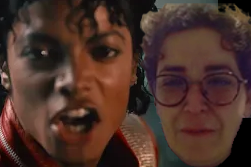
#> input picture images/Just Tami.png, 251 x 167 px; its folder holds only this picture in this run
$ python .py
#> lines starting #> are read from the running program, lines starting #| are printed output that depends on the picture
import cv2
import os

files = os.listdir('images')

for file in files:

    img = cv2.imread('images/'+file)
#> img is the input picture: shape (167, 251, 3); mean B, G, R 41.9, 50.2, 76.1
    gray = cv2.cvtColor(img,cv2.COLOR_BGR2GRAY)
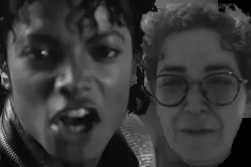
#> gray: shape (167, 251); min 0, max 230, mean 57

#> (the run stopped early here; a loop or call above may not have finished)

$ run again, on images/Tami zoom2.png
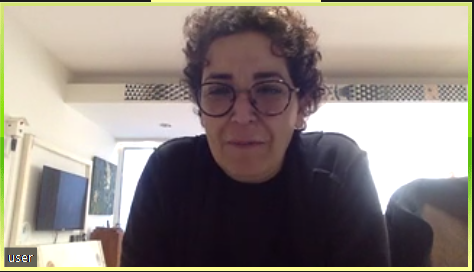
#> input picture images/Tami zoom2.png, 474 x 272 px
#> img is the input picture: shape (272, 474, 3); mean B, G, R 129, 135.8, 144.7
#> `gray = cv2.cvtColor(img,cv2.COLOR_BGR2GRAY)`:
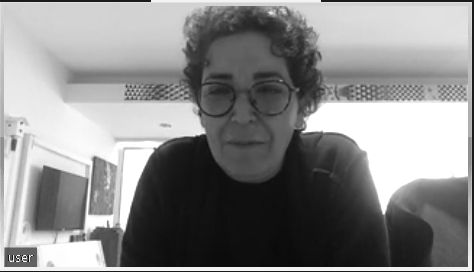
#> gray: shape (272, 474); min 9, max 255, mean 137.7

$ run again, on images/WhatsApp Image 2024-07-02 at 3.38.15 PM.jpeg
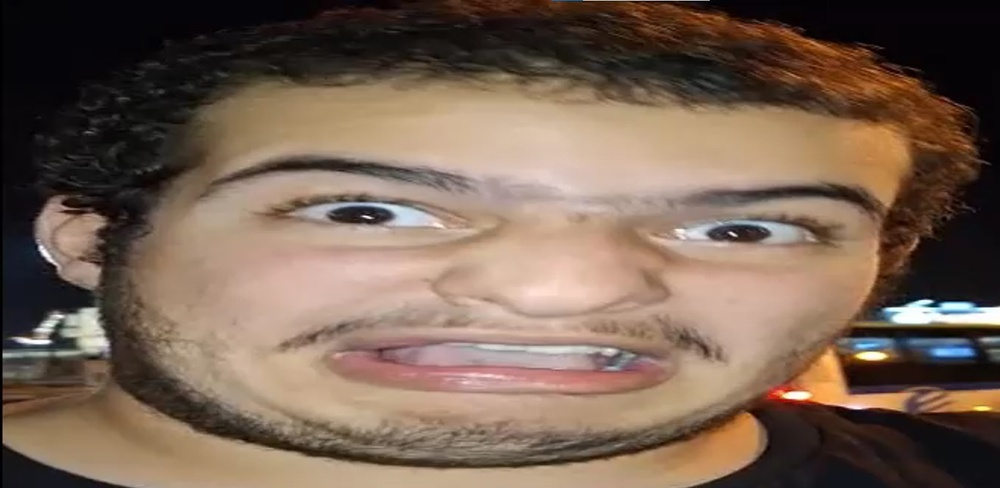
#> input picture images/WhatsApp Image 2024-07-02 at 3.38.15 PM.jpeg, 1000 x 488 px, shrunk from 1523 x 743 before the run
#> img is the input picture: shape (488, 1000, 3); mean B, G, R 83.6, 98.7, 119.9
#> `gray = cv2.cvtColor(img,cv2.COLOR_BGR2GRAY)`:
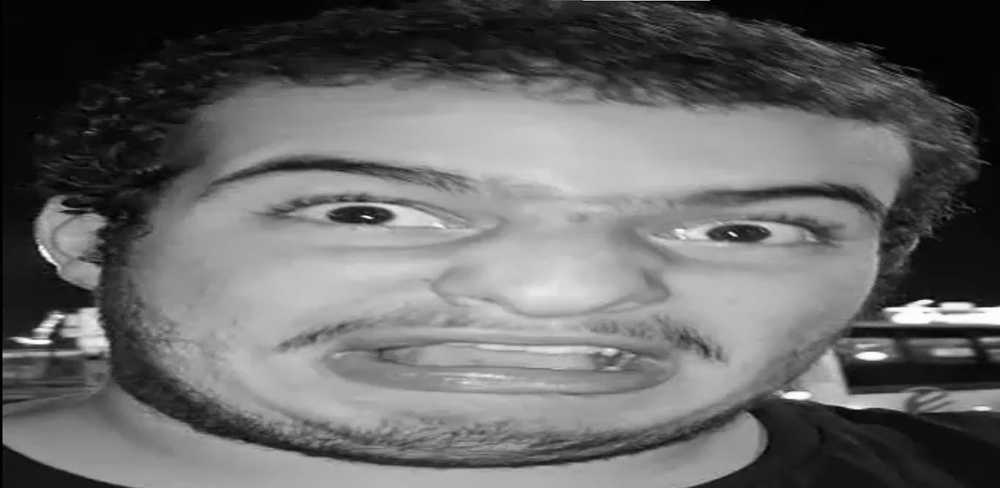
#> gray: shape (488, 1000); min 0, max 255, mean 103.3

$ run again, on images/NYAM.png
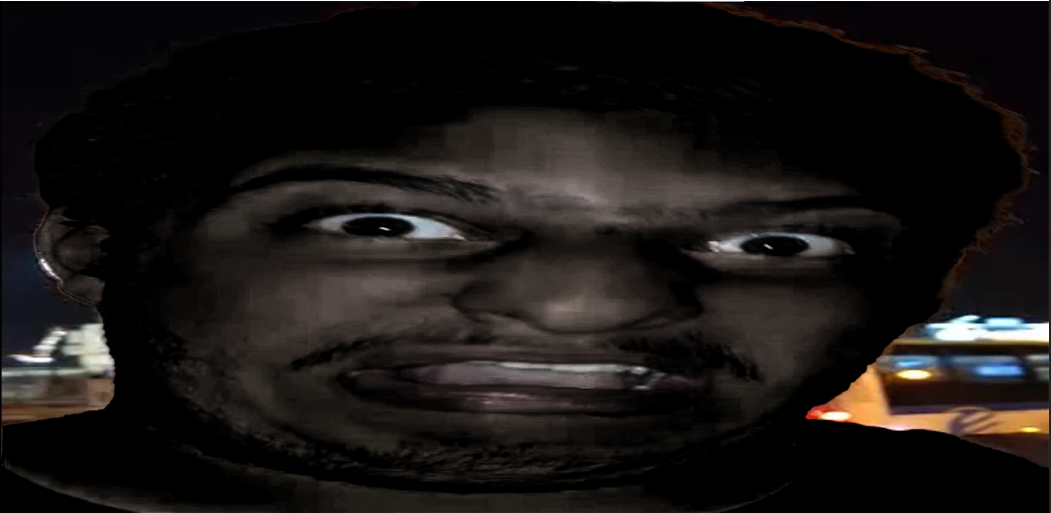
#> input picture images/NYAM.png, 1051 x 513 px
#> img is the input picture: shape (513, 1051, 3); mean B, G, R 20.2, 21.8, 25.2
#> `gray = cv2.cvtColor(img,cv2.COLOR_BGR2GRAY)`:
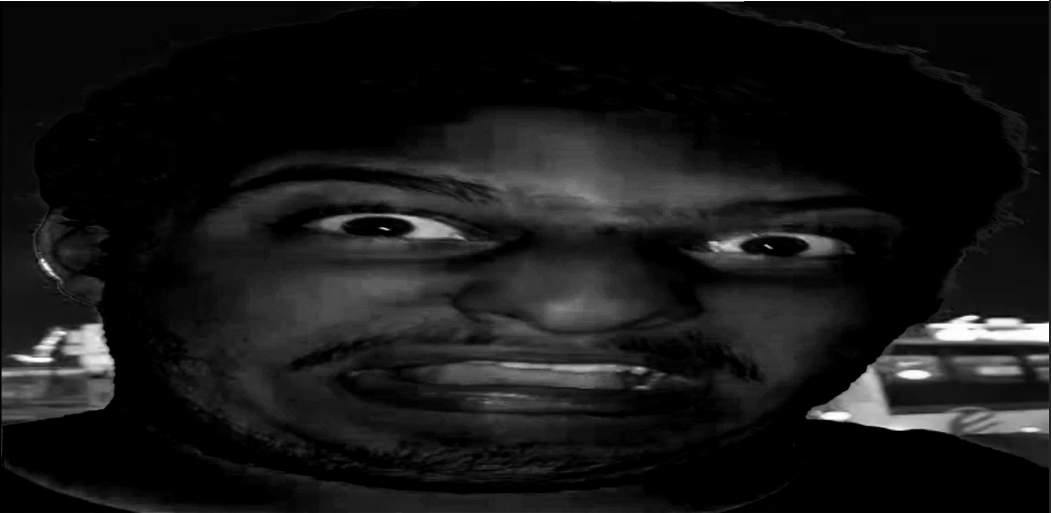
#> gray: shape (513, 1051); min 0, max 255, mean 22.6
